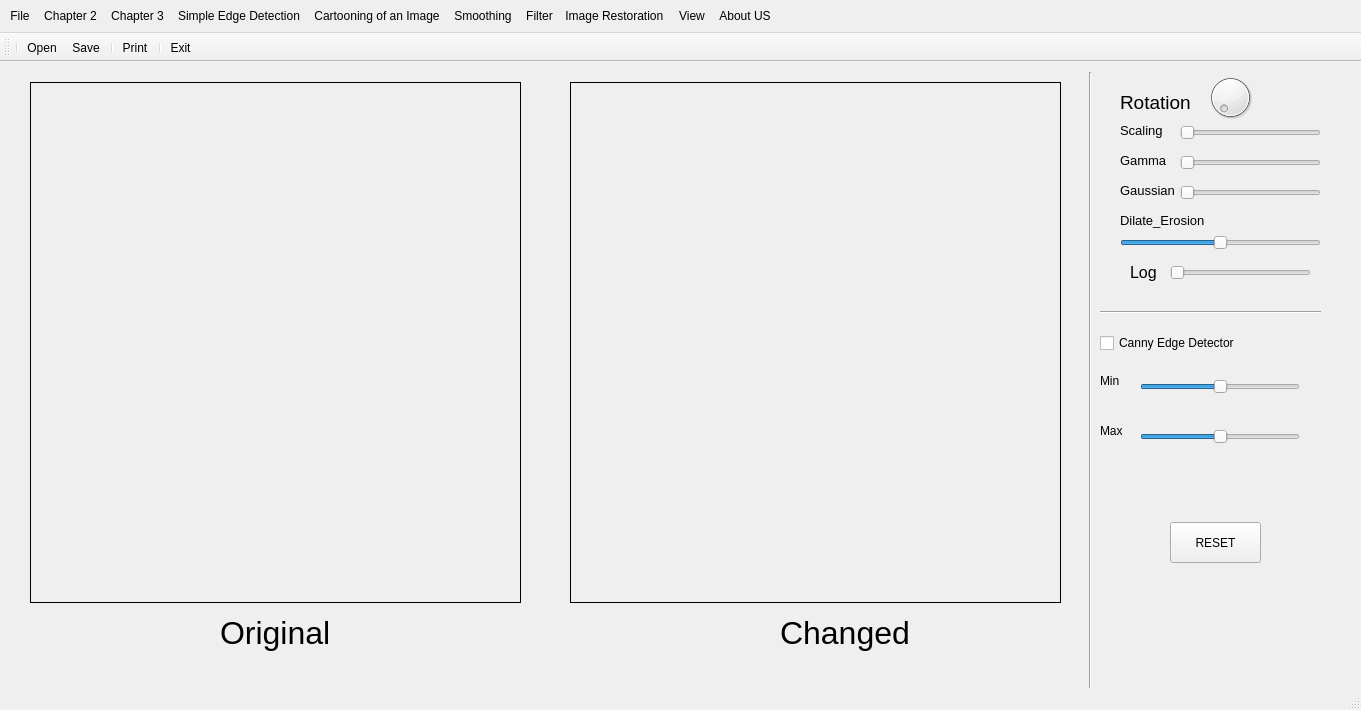
<?xml version="1.0" encoding="UTF-8"?>
<ui version="4.0">
 <class>MainWindow</class>
 <widget class="QMainWindow" name="MainWindow">
  <property name="geometry">
   <rect>
    <x>0</x>
    <y>0</y>
    <width>1361</width>
    <height>710</height>
   </rect>
  </property>
  <property name="windowTitle">
   <string>MainWindow</string>
  </property>
  <property name="styleSheet">
   <string notr="true"/>
  </property>
  <widget class="QWidget" name="centralwidget">
   <widget class="QLabel" name="imgLabel">
    <property name="geometry">
     <rect>
      <x>30</x>
      <y>20</y>
      <width>491</width>
      <height>521</height>
     </rect>
    </property>
    <property name="frameShape">
     <enum>QFrame::Panel</enum>
    </property>
    <property name="frameShadow">
     <enum>QFrame::Plain</enum>
    </property>
    <property name="text">
     <string/>
    </property>
   </widget>
   <widget class="QLabel" name="imgLabel2">
    <property name="geometry">
     <rect>
      <x>570</x>
      <y>20</y>
      <width>491</width>
      <height>521</height>
     </rect>
    </property>
    <property name="frameShape">
     <enum>QFrame::Panel</enum>
    </property>
    <property name="frameShadow">
     <enum>QFrame::Plain</enum>
    </property>
    <property name="text">
     <string/>
    </property>
   </widget>
   <widget class="QDial" name="dial">
    <property name="geometry">
     <rect>
      <x>1190</x>
      <y>10</y>
      <width>81</width>
      <height>51</height>
     </rect>
    </property>
    <property name="font">
     <font>
      <pointsize>8</pointsize>
     </font>
    </property>
    <property name="maximum">
     <number>360</number>
    </property>
   </widget>
   <widget class="QLabel" name="label">
    <property name="geometry">
     <rect>
      <x>1120</x>
      <y>30</y>
      <width>71</width>
      <height>21</height>
     </rect>
    </property>
    <property name="font">
     <font>
      <pointsize>14</pointsize>
     </font>
    </property>
    <property name="text">
     <string>Rotation</string>
    </property>
   </widget>
   <widget class="QSlider" name="horizontalSlider">
    <property name="geometry">
     <rect>
      <x>1180</x>
      <y>90</y>
      <width>141</width>
      <height>22</height>
     </rect>
    </property>
    <property name="minimum">
     <number>5</number>
    </property>
    <property name="maximum">
     <number>20</number>
    </property>
    <property name="value">
     <number>5</number>
    </property>
    <property name="sliderPosition">
     <number>5</number>
    </property>
    <property name="orientation">
     <enum>Qt::Horizontal</enum>
    </property>
   </widget>
   <widget class="QLabel" name="label_2">
    <property name="geometry">
     <rect>
      <x>1120</x>
      <y>90</y>
      <width>55</width>
      <height>16</height>
     </rect>
    </property>
    <property name="font">
     <font>
      <pointsize>10</pointsize>
     </font>
    </property>
    <property name="text">
     <string>Gamma</string>
    </property>
   </widget>
   <widget class="Line" name="line_5">
    <property name="geometry">
     <rect>
      <x>1080</x>
      <y>10</y>
      <width>20</width>
      <height>631</height>
     </rect>
    </property>
    <property name="orientation">
     <enum>Qt::Vertical</enum>
    </property>
   </widget>
   <widget class="QSlider" name="size_Img">
    <property name="geometry">
     <rect>
      <x>1180</x>
      <y>60</y>
      <width>141</width>
      <height>22</height>
     </rect>
    </property>
    <property name="minimum">
     <number>1</number>
    </property>
    <property name="maximum">
     <number>10</number>
    </property>
    <property name="value">
     <number>1</number>
    </property>
    <property name="sliderPosition">
     <number>1</number>
    </property>
    <property name="orientation">
     <enum>Qt::Horizontal</enum>
    </property>
   </widget>
   <widget class="QLabel" name="label_3">
    <property name="geometry">
     <rect>
      <x>1120</x>
      <y>60</y>
      <width>55</width>
      <height>16</height>
     </rect>
    </property>
    <property name="font">
     <font>
      <pointsize>10</pointsize>
     </font>
    </property>
    <property name="text">
     <string>Scaling</string>
    </property>
   </widget>
   <widget class="QLabel" name="label_4">
    <property name="geometry">
     <rect>
      <x>1120</x>
      <y>120</y>
      <width>55</width>
      <height>16</height>
     </rect>
    </property>
    <property name="font">
     <font>
      <pointsize>10</pointsize>
     </font>
    </property>
    <property name="text">
     <string>Gaussian</string>
    </property>
   </widget>
   <widget class="QSlider" name="gaussian_QSlider">
    <property name="geometry">
     <rect>
      <x>1180</x>
      <y>120</y>
      <width>141</width>
      <height>22</height>
     </rect>
    </property>
    <property name="minimum">
     <number>0</number>
    </property>
    <property name="maximum">
     <number>4</number>
    </property>
    <property name="pageStep">
     <number>10</number>
    </property>
    <property name="value">
     <number>0</number>
    </property>
    <property name="sliderPosition">
     <number>0</number>
    </property>
    <property name="orientation">
     <enum>Qt::Horizontal</enum>
    </property>
   </widget>
   <widget class="QSlider" name="erosion">
    <property name="geometry">
     <rect>
      <x>1120</x>
      <y>170</y>
      <width>201</width>
      <height>22</height>
     </rect>
    </property>
    <property name="minimum">
     <number>-5</number>
    </property>
    <property name="maximum">
     <number>5</number>
    </property>
    <property name="value">
     <number>0</number>
    </property>
    <property name="sliderPosition">
     <number>0</number>
    </property>
    <property name="orientation">
     <enum>Qt::Horizontal</enum>
    </property>
   </widget>
   <widget class="QLabel" name="label_5">
    <property name="geometry">
     <rect>
      <x>1120</x>
      <y>150</y>
      <width>91</width>
      <height>16</height>
     </rect>
    </property>
    <property name="font">
     <font>
      <pointsize>10</pointsize>
     </font>
    </property>
    <property name="text">
     <string>Dilate_Erosion</string>
    </property>
   </widget>
   <widget class="QLabel" name="log">
    <property name="geometry">
     <rect>
      <x>1130</x>
      <y>200</y>
      <width>31</width>
      <height>21</height>
     </rect>
    </property>
    <property name="font">
     <font>
      <pointsize>12</pointsize>
     </font>
    </property>
    <property name="text">
     <string>Log</string>
    </property>
   </widget>
   <widget class="QSlider" name="Qlog">
    <property name="geometry">
     <rect>
      <x>1170</x>
      <y>200</y>
      <width>141</width>
      <height>22</height>
     </rect>
    </property>
    <property name="minimum">
     <number>2</number>
    </property>
    <property name="maximum">
     <number>4</number>
    </property>
    <property name="value">
     <number>2</number>
    </property>
    <property name="sliderPosition">
     <number>2</number>
    </property>
    <property name="orientation">
     <enum>Qt::Horizontal</enum>
    </property>
   </widget>
   <widget class="Line" name="line_4">
    <property name="geometry">
     <rect>
      <x>1100</x>
      <y>240</y>
      <width>221</width>
      <height>20</height>
     </rect>
    </property>
    <property name="orientation">
     <enum>Qt::Horizontal</enum>
    </property>
   </widget>
   <widget class="QLabel" name="label_6">
    <property name="geometry">
     <rect>
      <x>1100</x>
      <y>310</y>
      <width>31</width>
      <height>17</height>
     </rect>
    </property>
    <property name="text">
     <string>Min</string>
    </property>
   </widget>
   <widget class="QLabel" name="label_7">
    <property name="geometry">
     <rect>
      <x>1100</x>
      <y>360</y>
      <width>31</width>
      <height>17</height>
     </rect>
    </property>
    <property name="text">
     <string>Max</string>
    </property>
   </widget>
   <widget class="QCheckBox" name="canny">
    <property name="geometry">
     <rect>
      <x>1100</x>
      <y>270</y>
      <width>171</width>
      <height>22</height>
     </rect>
    </property>
    <property name="autoFillBackground">
     <bool>false</bool>
    </property>
    <property name="text">
     <string>Canny Edge Detector</string>
    </property>
    <property name="checkable">
     <bool>true</bool>
    </property>
    <property name="checked">
     <bool>false</bool>
    </property>
   </widget>
   <widget class="QSlider" name="canny_min">
    <property name="geometry">
     <rect>
      <x>1140</x>
      <y>310</y>
      <width>160</width>
      <height>29</height>
     </rect>
    </property>
    <property name="maximum">
     <number>200</number>
    </property>
    <property name="value">
     <number>100</number>
    </property>
    <property name="orientation">
     <enum>Qt::Horizontal</enum>
    </property>
   </widget>
   <widget class="QSlider" name="canny_max">
    <property name="geometry">
     <rect>
      <x>1140</x>
      <y>360</y>
      <width>160</width>
      <height>29</height>
     </rect>
    </property>
    <property name="maximum">
     <number>400</number>
    </property>
    <property name="value">
     <number>200</number>
    </property>
    <property name="orientation">
     <enum>Qt::Horizontal</enum>
    </property>
   </widget>
   <widget class="QPushButton" name="pushButton">
    <property name="geometry">
     <rect>
      <x>1170</x>
      <y>460</y>
      <width>91</width>
      <height>41</height>
     </rect>
    </property>
    <property name="focusPolicy">
     <enum>Qt::StrongFocus</enum>
    </property>
    <property name="text">
     <string>RESET</string>
    </property>
   </widget>
   <widget class="QLabel" name="label_9">
    <property name="geometry">
     <rect>
      <x>220</x>
      <y>540</y>
      <width>141</width>
      <height>61</height>
     </rect>
    </property>
    <property name="font">
     <font>
      <pointsize>24</pointsize>
     </font>
    </property>
    <property name="text">
     <string>Original</string>
    </property>
   </widget>
   <widget class="QLabel" name="label_10">
    <property name="geometry">
     <rect>
      <x>780</x>
      <y>540</y>
      <width>161</width>
      <height>61</height>
     </rect>
    </property>
    <property name="font">
     <font>
      <pointsize>24</pointsize>
     </font>
    </property>
    <property name="text">
     <string>Changed</string>
    </property>
   </widget>
  </widget>
  <widget class="QMenuBar" name="menubar">
   <property name="geometry">
    <rect>
     <x>0</x>
     <y>0</y>
     <width>1361</width>
     <height>46</height>
    </rect>
   </property>
   <widget class="QMenu" name="menuFile">
    <property name="title">
     <string>File</string>
    </property>
    <addaction name="actionOpen"/>
    <addaction name="actionSave"/>
    <addaction name="separator"/>
    <addaction name="actionPrint"/>
    <addaction name="separator"/>
    <addaction name="actionQuit"/>
   </widget>
   <widget class="QMenu" name="menuView">
    <property name="title">
     <string>View</string>
    </property>
    <addaction name="actionSmall"/>
    <addaction name="actionBig"/>
   </widget>
   <widget class="QMenu" name="menuCh_ng_6">
    <property name="title">
     <string>Chapter 2</string>
    </property>
    <addaction name="actionRotation"/>
    <addaction name="actionAffine"/>
    <addaction name="actionTranslation"/>
   </widget>
   <widget class="QMenu" name="menuCh_ng_9">
    <property name="title">
     <string>Chapter 3</string>
    </property>
    <addaction name="actioAnhXam"/>
    <addaction name="actionNegative"/>
    <addaction name="actionLog"/>
    <addaction name="actionHistogram"/>
    <addaction name="actionGamma"/>
   </widget>
   <widget class="QMenu" name="menuAbout">
    <property name="title">
     <string>About US</string>
    </property>
    <addaction name="actionQt"/>
    <addaction name="actionAuthor"/>
   </widget>
   <widget class="QMenu" name="menuType_Noise">
    <property name="title">
     <string>Image Restoration
</string>
    </property>
    <widget class="QMenu" name="menuType_Here">
     <property name="title">
      <string>Image Restoration 1
</string>
     </property>
     <addaction name="actionMedian_Filtering"/>
     <addaction name="actionAdaptive_Median_Filtering"/>
     <addaction name="actionAdaptive_Wiener_Filtering"/>
    </widget>
    <widget class="QMenu" name="menuImage_Restoration_2">
     <property name="title">
      <string>Image Restoration 2</string>
     </property>
     <addaction name="actionInverse_Filter"/>
    </widget>
    <widget class="QMenu" name="menuImage_Restoration">
     <property name="title">
      <string>Image Restoration </string>
     </property>
     <widget class="QMenu" name="menuType_Noise_3">
      <property name="title">
       <string>Type Noise</string>
      </property>
      <addaction name="actionGaussian"/>
      <addaction name="actionRayleigh"/>
      <addaction name="actionErlang"/>
      <addaction name="actionUniform"/>
      <addaction name="actionImpluse"/>
     </widget>
     <addaction name="menuType_Noise_3"/>
     <addaction name="separator"/>
     <addaction name="actionHistogram_PDF"/>
    </widget>
    <addaction name="separator"/>
    <addaction name="menuImage_Restoration"/>
    <addaction name="menuType_Here"/>
    <addaction name="menuImage_Restoration_2"/>
   </widget>
   <widget class="QMenu" name="menuSimple_Edge_Detection_2">
    <property name="title">
     <string>Simple Edge Detection</string>
    </property>
    <addaction name="actionSHT"/>
   </widget>
   <widget class="QMenu" name="menuSmoothing">
    <property name="title">
     <string>Smoothing</string>
    </property>
    <addaction name="actionBlur"/>
    <addaction name="actionBox_Filter"/>
    <addaction name="actionMedian_Filter"/>
    <addaction name="actionBilateral_Filter"/>
    <addaction name="actionGaussian_Filter"/>
   </widget>
   <widget class="QMenu" name="menuFilter">
    <property name="title">
     <string>Filter</string>
    </property>
    <addaction name="actionMedian_threshold_2"/>
    <addaction name="actionDirectional_Filtering_2"/>
    <addaction name="actionDirectional_Filtering_3"/>
    <addaction name="actionDirectional_Filtering_4"/>
    <addaction name="action_Butterworth"/>
    <addaction name="action_Notch_filter"/>
   </widget>
   <widget class="QMenu" name="menuCartooning_of_an_Image">
    <property name="title">
     <string>Cartooning of an Image</string>
    </property>
    <addaction name="actionCartoon"/>
   </widget>
   <addaction name="menuFile"/>
   <addaction name="menuCh_ng_6"/>
   <addaction name="menuCh_ng_9"/>
   <addaction name="menuSimple_Edge_Detection_2"/>
   <addaction name="menuCartooning_of_an_Image"/>
   <addaction name="menuSmoothing"/>
   <addaction name="menuFilter"/>
   <addaction name="menuType_Noise"/>
   <addaction name="menuView"/>
   <addaction name="menuAbout"/>
  </widget>
  <widget class="QStatusBar" name="statusbar"/>
  <widget class="QToolBar" name="toolBar">
   <property name="windowTitle">
    <string>toolBar</string>
   </property>
   <attribute name="toolBarArea">
    <enum>TopToolBarArea</enum>
   </attribute>
   <attribute name="toolBarBreak">
    <bool>false</bool>
   </attribute>
   <addaction name="separator"/>
   <addaction name="actionOpen"/>
   <addaction name="actionSave"/>
   <addaction name="separator"/>
   <addaction name="actionPrint"/>
   <addaction name="separator"/>
   <addaction name="actionQuit"/>
  </widget>
  <action name="actionOpen">
   <property name="icon">
    <iconset>
     <normaloff>open.png</normaloff>open.png</iconset>
   </property>
   <property name="text">
    <string>Open</string>
   </property>
  </action>
  <action name="actionSave">
   <property name="icon">
    <iconset>
     <normaloff>save.png</normaloff>save.png</iconset>
   </property>
   <property name="text">
    <string>Save</string>
   </property>
  </action>
  <action name="actionPrint">
   <property name="icon">
    <iconset>
     <normaloff>print.png</normaloff>print.png</iconset>
   </property>
   <property name="text">
    <string>Print</string>
   </property>
  </action>
  <action name="actionQuit">
   <property name="icon">
    <iconset>
     <normaloff>Quit.png</normaloff>Quit.png</iconset>
   </property>
   <property name="text">
    <string>Exit</string>
   </property>
  </action>
  <action name="actioAnhXam">
   <property name="text">
    <string>Graycsale</string>
   </property>
  </action>
  <action name="actionCanny">
   <property name="text">
    <string>Canny</string>
   </property>
  </action>
  <action name="actionNegative">
   <property name="text">
    <string>Negative</string>
   </property>
  </action>
  <action name="actionHistogram">
   <property name="text">
    <string>Histogram Equal</string>
   </property>
  </action>
  <action name="actionLog">
   <property name="text">
    <string>Log </string>
   </property>
  </action>
  <action name="actionGaussan">
   <property name="text">
    <string>Gaussan</string>
   </property>
  </action>
  <action name="actionHigh_Boost">
   <property name="text">
    <string>High Boost</string>
   </property>
  </action>
  <action name="actionLaplacian">
   <property name="text">
    <string>Laplacian</string>
   </property>
  </action>
  <action name="actionFilter_Average">
   <property name="text">
    <string>Median</string>
   </property>
  </action>
  <action name="actionUnsharp">
   <property name="text">
    <string>Unsharp</string>
   </property>
  </action>
  <action name="actionCh_ng_5">
   <property name="text">
    <string>Chương 5</string>
   </property>
  </action>
  <action name="actionTanSo">
   <property name="text">
    <string>Ảnh Miền Tần Số</string>
   </property>
  </action>
  <action name="actionIdeal_LPF">
   <property name="text">
    <string>Ideal LPF</string>
   </property>
  </action>
  <action name="actionButter_LPF">
   <property name="text">
    <string>Butterworth LPF</string>
   </property>
  </action>
  <action name="actionGaussian_LPF">
   <property name="text">
    <string>Gaussian LPF</string>
   </property>
  </action>
  <action name="actionIdeal_HPF">
   <property name="text">
    <string>Ideal HPF</string>
   </property>
  </action>
  <action name="actionButterworth_HPF">
   <property name="text">
    <string>Butterworth HPF</string>
   </property>
  </action>
  <action name="actionGaussian_HPF">
   <property name="text">
    <string>Gaussian HPF</string>
   </property>
  </action>
  <action name="actiondilate">
   <property name="text">
    <string>dilate</string>
   </property>
  </action>
  <action name="actionErode">
   <property name="text">
    <string>Erode</string>
   </property>
  </action>
  <action name="actionOpen_2">
   <property name="text">
    <string>Open</string>
   </property>
  </action>
  <action name="actionClose">
   <property name="text">
    <string>Close</string>
   </property>
  </action>
  <action name="actionHit_miss">
   <property name="text">
    <string>Hit-miss</string>
   </property>
  </action>
  <action name="actionDilate">
   <property name="text">
    <string>Dilate</string>
   </property>
  </action>
  <action name="actionMorboundary">
   <property name="text">
    <string>Morboundary</string>
   </property>
  </action>
  <action name="actionGradient">
   <property name="text">
    <string>Gradient</string>
   </property>
  </action>
  <action name="actionConvex">
   <property name="text">
    <string>Convex</string>
   </property>
  </action>
  <action name="actionx_direcction_Sobel">
   <property name="text">
    <string>Sobel X</string>
   </property>
  </action>
  <action name="actiony_direction_Sobel">
   <property name="text">
    <string>Sobel Y</string>
   </property>
  </action>
  <action name="actionLaplacian_2">
   <property name="text">
    <string>Sobel Laplacian</string>
   </property>
  </action>
  <action name="actionLaplacian_of_Gaussian">
   <property name="text">
    <string>Laplacian of Gaussian</string>
   </property>
  </action>
  <action name="actionHough">
   <property name="text">
    <string>Hough</string>
   </property>
  </action>
  <action name="actionSmall">
   <property name="text">
    <string>Zoom in</string>
   </property>
  </action>
  <action name="actionRotation">
   <property name="text">
    <string>Rotation</string>
   </property>
  </action>
  <action name="actionAffine">
   <property name="text">
    <string>Shearing</string>
   </property>
  </action>
  <action name="actionGamma">
   <property name="text">
    <string>Gamma</string>
   </property>
  </action>
  <action name="actionBig">
   <property name="text">
    <string>Zoom out</string>
   </property>
  </action>
  <action name="actionQt">
   <property name="text">
    <string>About Qt</string>
   </property>
  </action>
  <action name="actionAuthor">
   <property name="text">
    <string>Author</string>
   </property>
  </action>
  <action name="actionTranslation">
   <property name="text">
    <string>Translation</string>
   </property>
  </action>
  <action name="actionGaussian">
   <property name="text">
    <string>Gaussian</string>
   </property>
  </action>
  <action name="actionRayleigh">
   <property name="text">
    <string>Rayleigh</string>
   </property>
  </action>
  <action name="actionImpluse">
   <property name="text">
    <string>Impluse</string>
   </property>
  </action>
  <action name="actionUniform">
   <property name="text">
    <string>Uniform</string>
   </property>
  </action>
  <action name="actionErlang">
   <property name="text">
    <string>Erlang</string>
   </property>
  </action>
  <action name="actionHistogram_PDF">
   <property name="text">
    <string>Histogram PDF</string>
   </property>
  </action>
  <action name="actionDetecion">
   <property name="text">
    <string>HoughLines</string>
   </property>
  </action>
  <action name="actionHoughLines">
   <property name="text">
    <string>HoughLines</string>
   </property>
  </action>
  <action name="actionSHT">
   <property name="text">
    <string> Standard Hough Transform</string>
   </property>
  </action>
  <action name="actionMedian_Filtering">
   <property name="text">
    <string>Median Filtering</string>
   </property>
  </action>
  <action name="actionAdaptive_Wiener_Filtering">
   <property name="text">
    <string>Adaptive Wiener Filtering</string>
   </property>
  </action>
  <action name="actionAdaptive_Median_Filtering">
   <property name="text">
    <string>Adaptive Median Filtering</string>
   </property>
  </action>
  <action name="actionInverse_Filter">
   <property name="text">
    <string>Inverse Filter </string>
   </property>
  </action>
  <action name="actionBlur">
   <property name="text">
    <string>Blur</string>
   </property>
  </action>
  <action name="actionBox_Filter">
   <property name="text">
    <string>Box Filter</string>
   </property>
  </action>
  <action name="actionMedian_Filter">
   <property name="text">
    <string>Median Filter</string>
   </property>
  </action>
  <action name="actionBilateral_Filter">
   <property name="text">
    <string>Bilateral Filter</string>
   </property>
  </action>
  <action name="actionGaussian_Filter">
   <property name="text">
    <string>Gaussian Filter</string>
   </property>
  </action>
  <action name="actionDirectional_Filtering">
   <property name="text">
    <string>Directional Filtering</string>
   </property>
  </action>
  <action name="actionMedian_threshold">
   <property name="text">
    <string>Median threshold</string>
   </property>
  </action>
  <action name="actionMedian_threshold_2">
   <property name="text">
    <string>Median threshold</string>
   </property>
  </action>
  <action name="actionDirectional_Filtering_2">
   <property name="text">
    <string>Directional Filtering</string>
   </property>
  </action>
  <action name="action_Butterworth">
   <property name="text">
    <string>Butterworth Filter</string>
   </property>
  </action>
  <action name="action_Notch_filter">
   <property name="text">
    <string>Notch Filter</string>
   </property>
  </action>
  <action name="actionCartoon">
   <property name="text">
    <string>Cartoon</string>
   </property>
  </action>
  <action name="actionDirectional_Filtering_3">
   <property name="text">
    <string>Directional Filtering 2</string>
   </property>
  </action>
  <action name="actionDirectional_Filtering_4">
   <property name="text">
    <string>Directional Filtering 3</string>
   </property>
  </action>
 </widget>
 <resources/>
 <connections/>
</ui>
